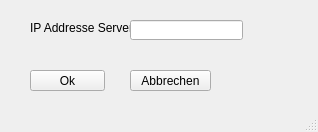
<?xml version="1.0" encoding="UTF-8"?>
<ui version="4.0">
 <class>MainWindow</class>
 <widget class="QMainWindow" name="MainWindow">
  <property name="geometry">
   <rect>
    <x>0</x>
    <y>0</y>
    <width>318</width>
    <height>132</height>
   </rect>
  </property>
  <property name="windowTitle">
   <string>WaitRemotePlayer</string>
  </property>
  <widget class="QWidget" name="centralwidget">
   <widget class="QLabel" name="labelIPAddressServer">
    <property name="geometry">
     <rect>
      <x>30</x>
      <y>20</y>
      <width>101</width>
      <height>16</height>
     </rect>
    </property>
    <property name="text">
     <string>IP Addresse Server</string>
    </property>
   </widget>
   <widget class="QPushButton" name="buttonCancel">
    <property name="geometry">
     <rect>
      <x>130</x>
      <y>70</y>
      <width>81</width>
      <height>21</height>
     </rect>
    </property>
    <property name="text">
     <string>Abbrechen</string>
    </property>
   </widget>
   <widget class="QLineEdit" name="lineEditIPAddressServer">
    <property name="geometry">
     <rect>
      <x>130</x>
      <y>20</y>
      <width>113</width>
      <height>20</height>
     </rect>
    </property>
   </widget>
   <widget class="QPushButton" name="buttonOk">
    <property name="geometry">
     <rect>
      <x>30</x>
      <y>70</y>
      <width>75</width>
      <height>21</height>
     </rect>
    </property>
    <property name="text">
     <string>Ok</string>
    </property>
   </widget>
  </widget>
  <widget class="QMenuBar" name="menubar">
   <property name="geometry">
    <rect>
     <x>0</x>
     <y>0</y>
     <width>318</width>
     <height>21</height>
    </rect>
   </property>
  </widget>
  <widget class="QStatusBar" name="statusbar"/>
 </widget>
 <resources/>
 <connections/>
</ui>
